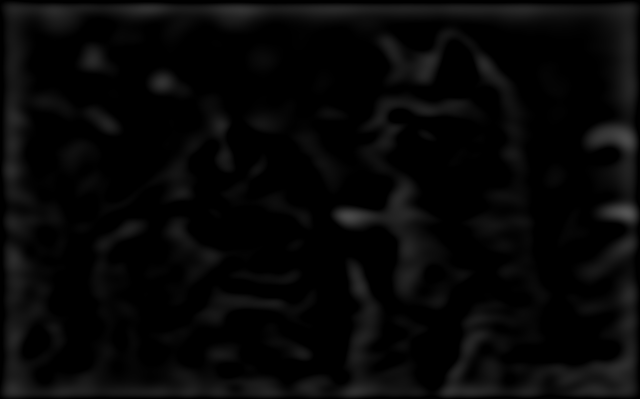
#> input picture result_imgs/bandpass_D0_low_10_D0_high_30.png, 640 x 399 px; its folder holds only this picture in this run
$ python gfsk_MutiThread.py
#> lines starting #> are read from the running program, lines starting #| are printed output that depends on the picture
import os
import numpy as np
import matplotlib.pyplot as plt
from scipy.fft import fft2, ifft2, fftshift, ifftshift
from skimage import io, img_as_float
from tkinter import Tk, filedialog
import threading
import queue

def select_image():
    """Function to select an image file using a file dialog."""
    root = Tk()
    root.withdraw()  # Hide the root window
    file_path = filedialog.askopenfilename(filetypes=[("JPEG files", "*.jpg"), ("PNG files", "*.png"), ("All files", "*.*")])
#> the answer given: result_imgs/bandpass_D0_low_10_D0_high_30.png
    root.destroy()
    return file_path

def load_image(image_path):
    """Function to load an image and convert grayscale to RGB if necessary."""
    try:
        A = img_as_float(io.imread(image_path))
        if A.ndim == 2:
            print("Grayscale image loaded. Converting to RGB.")
            A = np.stack((A, A, A), axis=-1)  # Convert grayscale to RGB by stacking channels
        return A
    except Exception as e:
        print(f"Error loading the image: {e}")
        return None

def save_image(image, filter_type, D0, D0_low, D0_high):
    """Function to save an image to the ./result_imgs directory with appropriate naming."""
    if not os.path.exists('./result_imgs'):
        os.makedirs('./result_imgs')

    if filter_type == 'bandpass':
        filename = f"./result_imgs/{filter_type}_D0_low_{D0_low}_D0_high_{D0_high}.png"
    else:
        filename = f"./result_imgs/{filter_type}_D0_{D0}.png"

    plt.imsave(filename, image)
    # print(f"Saved: {filename}")

def fft_filter(A, D0_values, filter_type='highpass', D0_low=None, D0_high=None):
    """Function to perform frequency domain filtering on an image."""
    if A is None or D0_values is None:
        return None

    [a, b, c] = A.shape

    # Perform 2D FFT for each color channel with zero-padding
    F = fft2(A, s=(2*a, 2*b), axes=(0, 1))
    F3 = fftshift(F, axes=(0, 1))

    filtered_images = []

    for D0 in D0_values:
        W = np.zeros((2*a, 2*b, c))
        u, v = np.mgrid[-a:a, -b:b]  # Use NumPy indexing for performance
        D_square = (u)**2 + (v)**2
        if filter_type == 'highpass':
            W[:, :, :] = 1 - np.exp(-D_square[:, :, np.newaxis] / (2 * D0 **2))
        elif filter_type == 'lowpass':
            W[:, :, :] = np.exp(-D_square[:, :, np.newaxis] / (2 * D0**2))
        elif filter_type == 'bandpass':
            if D0_low is None or D0_high is None:
                print("D0_low and D0_high must be provided for bandpass filter")
                return None
            W_low = np.exp(-D_square[:, :, np.newaxis] / (2 * D0_low**2))
            W_high = np.exp(-D_square[:, :, np.newaxis] / (2 * D0_high**2))
            W[:, :, :] = W_high - W_low

        # Apply filter in the frequency domain for each channel
        G = F3 * W
        F4 = ifftshift(G, axes=(0, 1))
        F1 = ifft2(F4, axes=(0, 1))
        F1 = np.real(F1[:a, :b, :])

        # Clip filtered image values to [0, 1] range
        F1 = np.clip(F1, 0, 1)

        filtered_images.append((F1, filter_type, D0, D0_low, D0_high))

        save_image(F1, filter_type, D0, D0_low, D0_high)

    return filtered_images


# Define queues for storing filtered images
high_pass_queue = queue.Queue()
low_pass_queue = queue.Queue()
band_pass_queue = queue.Queue()

def run_filter(A, D0_values, filter_type, D0_low=None, D0_high=None, q=None):
    filtered_images = fft_filter(A, D0_values, filter_type, D0_low, D0_high)
    q.put(filtered_images)

def main():
    # Clear all previous plots
    plt.close('all')

    # Select and load the image
    image_path = select_image()
    if not image_path:
        print("No image selected. Exiting.")
        return

    A = load_image(image_path)
    if A is None:
        return

    # Define filter cutoff frequencies
    highpass_D0_values = [5, 10, 20]
    lowpass_D0_values = [20, 10, 5]
    bandpass_D0_values = [(5, 10), (10, 30), (5, 30)]

    # Create threads for high-pass, low-pass, and band-pass filters
    threads = []
    threads.append(threading.Thread(target=run_filter, args=(A, highpass_D0_values, 'highpass', None, None, high_pass_queue)))
    threads.append(threading.Thread(target=run_filter, args=(A, lowpass_D0_values, 'lowpass', None, None, low_pass_queue)))
    for D0_low, D0_high in bandpass_D0_values:
        threads.append(threading.Thread(target=run_filter, args=(A, [10], 'bandpass', D0_low, D0_high, band_pass_queue)))
#> after the loop, threads = 5 items

    # Start all threads
    for t in threads:
        t.start()
#> this loop made 5 passes

    # Wait for all threads to complete
    for t in threads:
        t.join()

    # Process and plot images for each page
    for page in range(3):
        fig, axs = plt.subplots(2, 2, figsize=(10, 7.2))

        if page == 0:
            # Plot original image and low-pass filtered images
            axs[0, 0].imshow(A.clip(0, 1))  # Clip values to [0, 1] range
            axs[0, 0].set_title('Original Image')

            idx = 1  # Start indexing from 1 for subsequent images
            while not low_pass_queue.empty() and idx < 4:
                filtered_images = low_pass_queue.get()
                for F1, filter_type, D0, D0_low, D0_high in filtered_images:
                    row, col = divmod(idx, 2)
                    if row < 2 and col < 2:
                        axs[row, col].imshow(F1)
                        axs[row, col].set_title(f'Low-Pass Filter D0={D0}')
                        idx += 1

        elif page == 1:
            # Plot original image and high-pass filtered images
            axs[0, 0].imshow(A.clip(0, 1))  # Clip values to [0, 1] range
            axs[0, 0].set_title('Original Image')

            idx = 1  # Start indexing from 1 for subsequent images
            while not high_pass_queue.empty() and idx < 4:
                filtered_images = high_pass_queue.get()
                for F1, filter_type, D0, D0_low, D0_high in filtered_images:
                    row, col = divmod(idx, 2)
                    if row < 2 and col < 2:
                        axs[row, col].imshow(F1)
                        axs[row, col].set_title(f'High-Pass Filter D0={D0}')
                        idx += 1

        elif page == 2:
            # Plot original image and band-pass filtered images
            axs[0, 0].imshow(A.clip(0, 1))  # Clip values to [0, 1] range
            axs[0, 0].set_title('Original Image')

            idx = 1  # Start indexing from 1 for subsequent images
            while not band_pass_queue.empty() and idx < 4:
                filtered_images = band_pass_queue.get()
                for F1, filter_type, D0, D0_low, D0_high in filtered_images:
                    row, col = divmod(idx, 2)
                    if row < 2 and col < 2:
                        axs[row, col].imshow(F1)
                        axs[row, col].set_title(f'Band-Pass Filter D0_low={D0_low}, D0_high={D0_high}')
                        idx += 1

        plt.tight_layout()
        plt.show(block=False)  # Show the current page without blocking further execution
#> this loop made 3 passes
#> pass 1, in main, `plt.show(block=False)`:
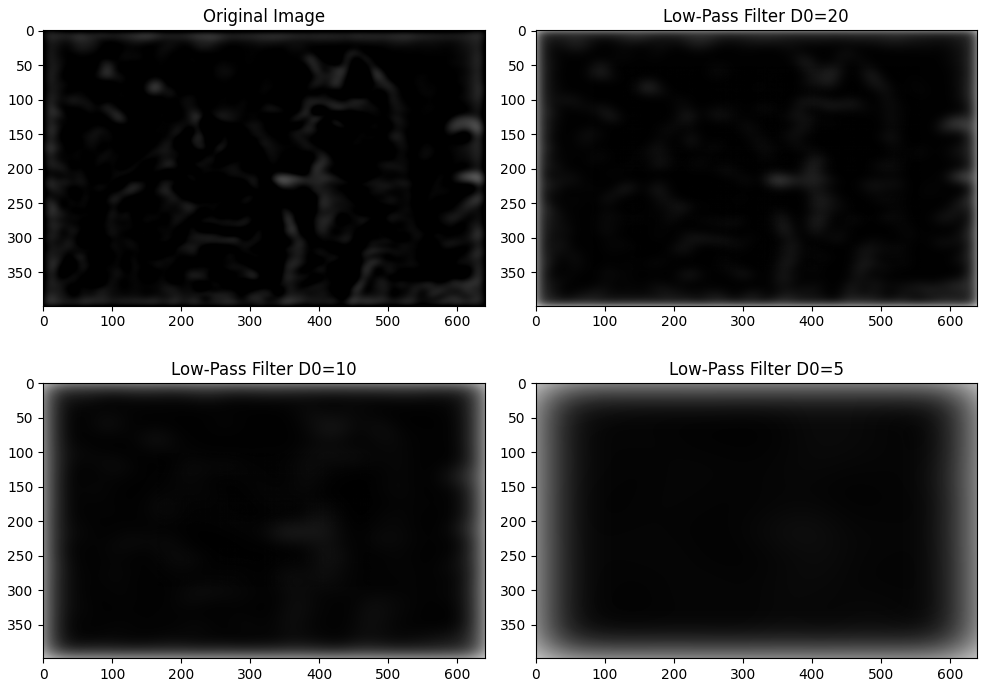
#> figure drawn by matplotlib, 4 panels
#> pass 2, in main, `plt.show(block=False)`:
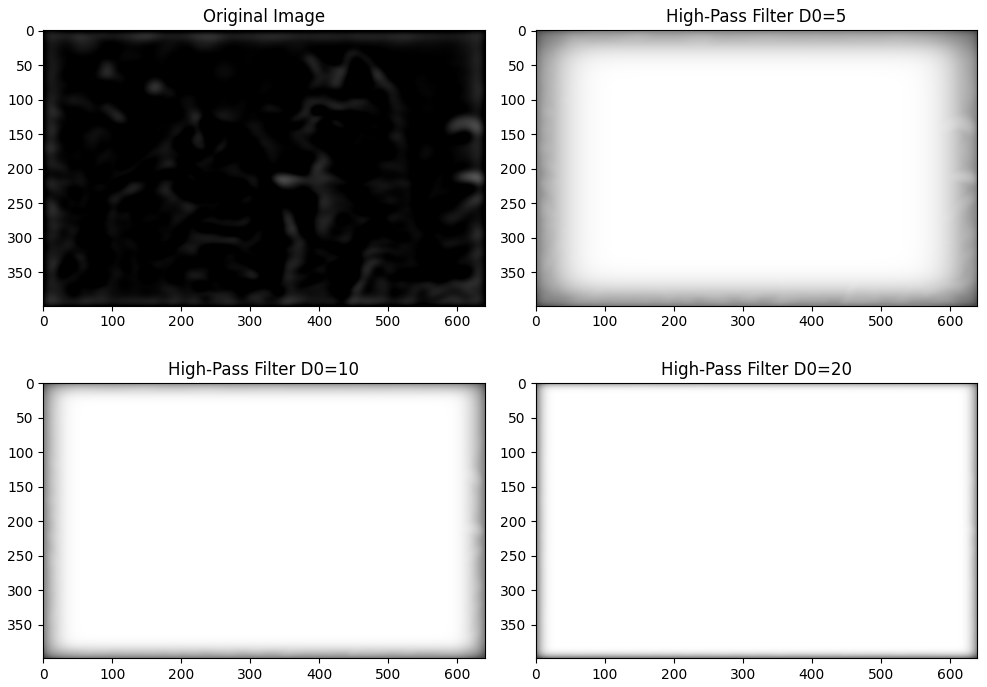
#> figure drawn by matplotlib, 4 panels

    # Wait for user input before closing the figures
    input("Press Enter to close all figures...")

    plt.close('all')  # Close all figures

if __name__ == "__main__":
    main()

$ run again, on result_imgs/bandpass_D0_low_5_D0_high_10.png
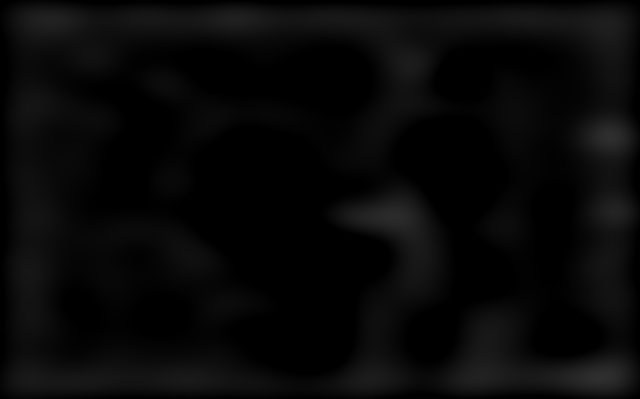
#> input picture result_imgs/bandpass_D0_low_5_D0_high_10.png, 640 x 399 px
#> after the loop in main, `for D0_low, D0_high in bandpass_D0_values:`: threads = 5 items
#> the loop in main, `for t in threads:` made 5 passes
#> the loop in main, `for page in range(3):` made 3 passes
#> pass 1, in main, `plt.show(block=False)`:
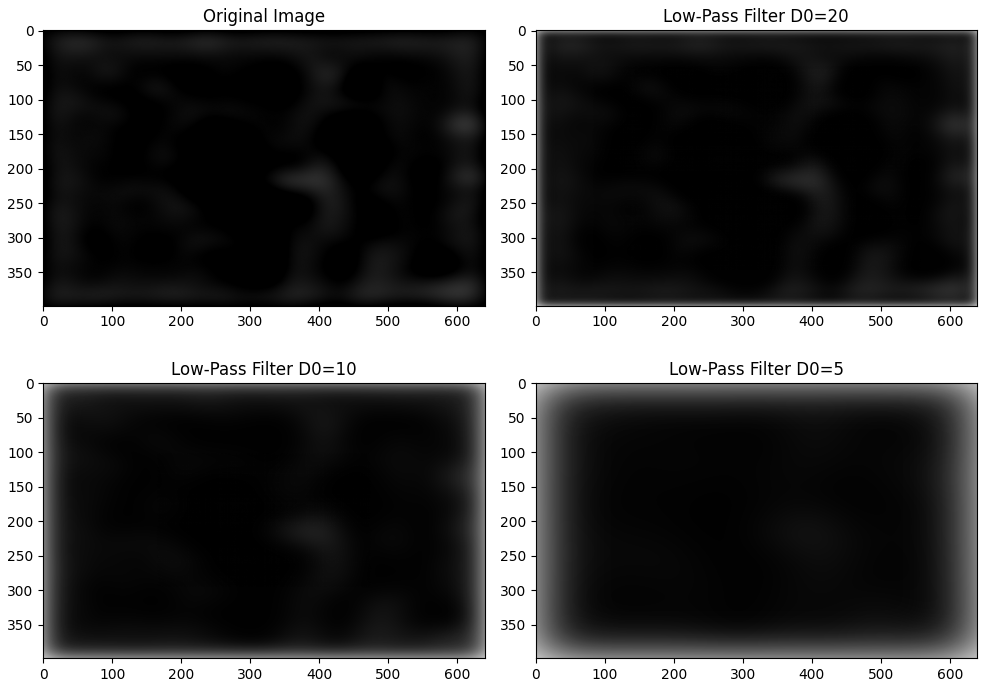
#> figure drawn by matplotlib, 4 panels
#> pass 2, in main, `plt.show(block=False)`:
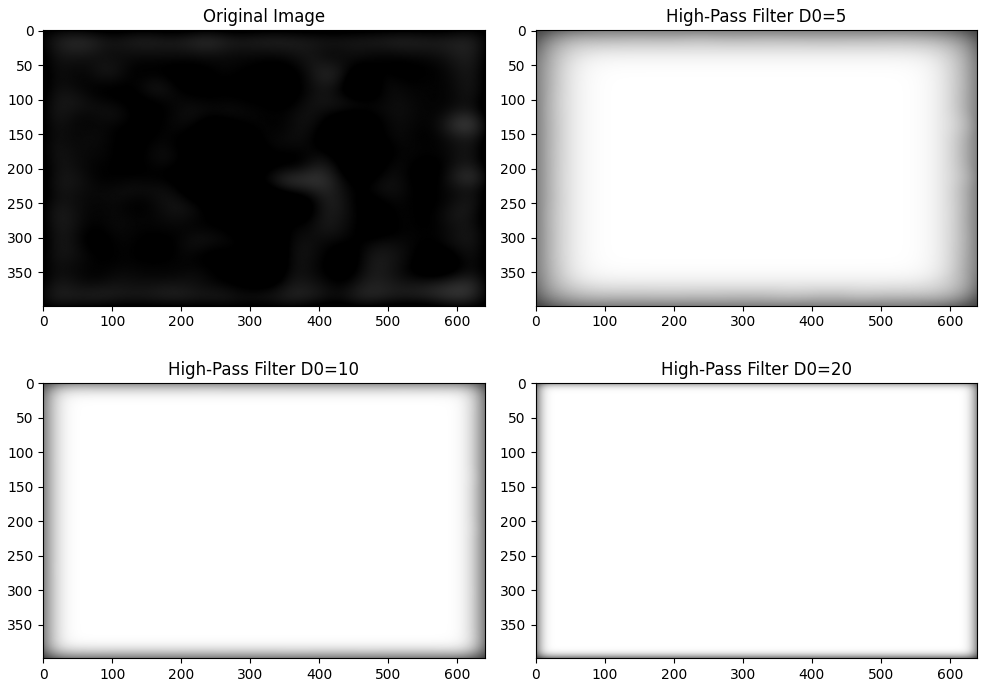
#> figure drawn by matplotlib, 4 panels
